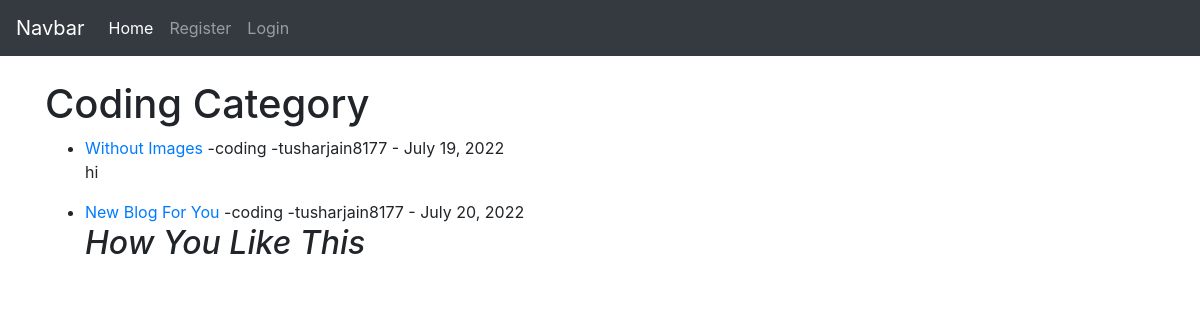
The page //category/coding/ on the database its author committed.
### blog/models.py (models this page shows, shortened)
class Post(models.Model):
    title = models.CharField(max_length=200)
    header_image = models.ImageField(
        null=True, blank=True, upload_to="images/")
    author = models.ForeignKey(User, on_delete=models.CASCADE)
    body = RichTextField(blank=True, null=True)
    created_at = models.DateField(auto_now_add=True)
    category = models.CharField(max_length=200, default="coding")
    snippet = models.CharField(max_length=200)
    likes = models.ManyToManyField(User, related_name="blog_post")

### blog/views.py (the view)
# urls.py: path('/category/<str:cats>/', categoryView, name="category_page"),
def categoryView(request, cats):
    category_post = Post.objects.filter(category=cats.replace('-', ' '))
    return render(request, 'Categroies.html', {'cats': cats.title().replace('-', ' '), 'category_post': category_post})

### blog/templates/Categroies.html
{% extends 'base.html' %} {% block title %}{{cats}}- Post{% endblock title %}
{% block content %}
<h1> {{cats}} Category</h1>
{% if category_post %}
<ul>
{% for post in category_post %}
<li>
    <a href="{% url 'blogpost' post.pk %}"> {{post.title}}</a> -{{post.category}} -{{post.author}}
    - {{post.created_at}}
    <br />
    {{post.body|slice:":200"|safe}}
</li>
{% endfor %}
</ul>
{% else %}
<h2>Not Found Post Related To "{{cats}}" </h2>
{% endif %}
{% endblock content%}

### rows shown on the page
Post: title "Without Images", category "coding", author "tusharjain8177", created_at "July 19, 2022", body "hi"
Post: title "New Blog For You", category "coding", author "tusharjain8177", created_at "July 20, 2022", body "How You Like This"

### other values the page prints
{{ cats }} "Coding"
